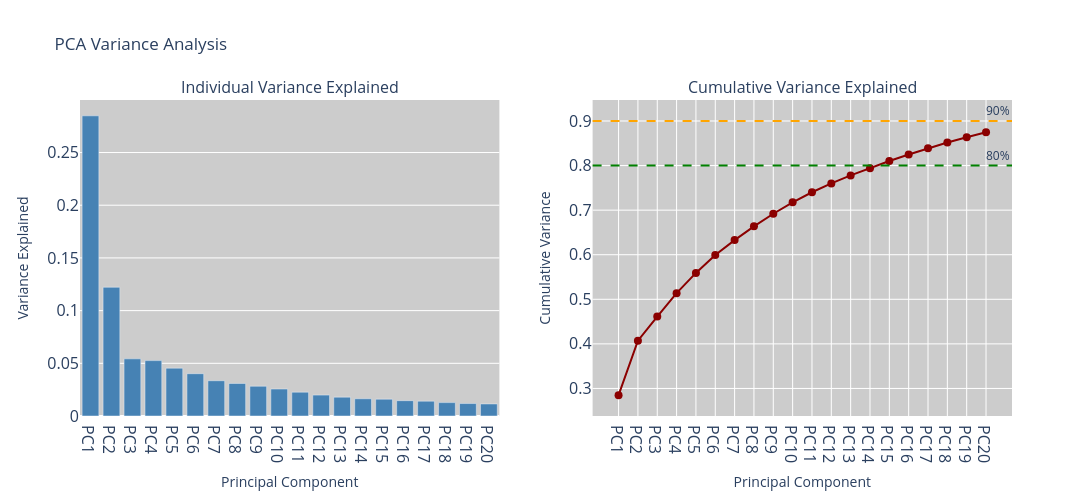

The notebook cell saved with this chart:
### Code cell
## [Option] Interactive scree plot
pca = pca_full

variance_df = pd.DataFrame({
    'Component': [f'PC{i+1}' for i in range(len(pca.explained_variance_ratio_))],
    'Variance Explained': pca.explained_variance_ratio_,
    'Cumulative Variance': np.cumsum(pca.explained_variance_ratio_)
})

fig = make_subplots(rows=1, cols=2, subplot_titles=('Individual Variance Explained', 'Cumulative Variance Explained'))

# Bar chart
fig.add_trace(
    go.Bar(x=variance_df['Component'][:20],  # First 20
           y=variance_df['Variance Explained'][:20],
           marker_color='steelblue',
           hovertemplate='%{x}<br>Variance: %{y:.4f}<extra></extra>'),
           row=1, col=1
           )

# Line chart
fig.add_trace(
    go.Scatter(x=variance_df['Component'][:20],
               y=variance_df['Cumulative Variance'][:20],
               mode='lines+markers',
               marker=dict(size=8, color='darkred'),
               line=dict(width=2, color='darkred'),
               hovertemplate='%{x}<br>Cumulative: %{y:.4f}<extra></extra>'),
               row=1, col=2
               )

# Add 80% and 90% reference lines
fig.add_hline(y=0.8, line_dash="dash", line_color="green", 
              annotation_text="80%", row=1, col=2)
fig.add_hline(y=0.9, line_dash="dash", line_color="orange", 
              annotation_text="90%", row=1, col=2)

fig.update_xaxes(title_text="Principal Component", row=1, col=1)
fig.update_xaxes(title_text="Principal Component", row=1, col=2)
fig.update_yaxes(title_text="Variance Explained", row=1, col=1)
fig.update_yaxes(title_text="Cumulative Variance", row=1, col=2)

fig.update_layout(
    height=500,
    width=1200,
    title_text="PCA Variance Analysis",
    showlegend=False,
    plot_bgcolor='#cccccc'  # Change plot background color'
)
fig.update_xaxes(tickfont=dict(size=16))
fig.update_yaxes(tickfont=dict(size=16))

fig.show()

## >> save as html and png for sharing 
fig.write_html(f"{HTML_PATH}/pca_variance_explained_test10.html")
fig.write_image(f"{FIG_PATH}/pca_variance_explained_test10.png", 
               width=1200, height=500,      
               scale=3          # Scale factor (like DPI multiplier)
               )

# allow to open automatically in the default browser
# import webbrowser
webbrowser.open(f"{HTML_PATH}/PCA Variance Plot_test10.html")

### Figure 1 — Plotly figure (JSON) as saved in the notebook; plotly's stock layout.template omitted (floating-point values rounded to 4 significant figures)
{"data": [{"hovertemplate": "%{x}<br>Variance: %{y:.4f}<extra></extra>", "marker": {"color": "steelblue"}, "type": "bar", "x": ["PC1", "PC2", "PC3", "PC4", "PC5", "PC6", "PC7", "PC8", "PC9", "PC10", "PC11", "PC12", "PC13", "PC14", "PC15", "PC16", "PC17", "PC18", "PC19", "PC20"], "xaxis": "x", "y": [0.2848, 0.1222, 0.05424, 0.05255, 0.0454, 0.04014, 0.03348, 0.03089, 0.02825, 0.02559, 0.02263, 0.01983, 0.0179, 0.01636, 0.01598, 0.01455, 0.01409, 0.01271, 0.0118, 0.01145], "yaxis": "y"}, {"hovertemplate": "%{x}<br>Cumulative: %{y:.4f}<extra></extra>", "line": {"color": "darkred", "width": 2}, "marker": {"color": "darkred", "size": 8}, "mode": "lines+markers", "type": "scatter", "x": ["PC1", "PC2", "PC3", "PC4", "PC5", "PC6", "PC7", "PC8", "PC9", "PC10", "PC11", "PC12", "PC13", "PC14", "PC15", "PC16", "PC17", "PC18", "PC19", "PC20"], "xaxis": "x2", "y": [0.2848, 0.407, 0.4613, 0.5138, 0.5592, 0.5993, 0.6328, 0.6637, 0.692, 0.7175, 0.7402, 0.76, 0.7779, 0.7943, 0.8102, 0.8248, 0.8389, 0.8516, 0.8634, 0.8748], "yaxis": "y2"}], "layout": {"annotations": [{"font": {"size": 16}, "showarrow": false, "text": "Individual Variance Explained", "x": 0.225, "xanchor": "center", "xref": "paper", "y": 1, "yanchor": "bottom", "yref": "paper"}, {"font": {"size": 16}, "showarrow": false, "text": "Cumulative Variance Explained", "x": 0.775, "xanchor": "center", "xref": "paper", "y": 1, "yanchor": "bottom", "yref": "paper"}, {"showarrow": false, "text": "80%", "x": 1, "xanchor": "right", "xref": "x2 domain", "y": 0.8, "yanchor": "bottom", "yref": "y2"}, {"showarrow": false, "text": "90%", "x": 1, "xanchor": "right", "xref": "x2 domain", "y": 0.9, "yanchor": "bottom", "yref": "y2"}], "height": 500, "plot_bgcolor": "#cccccc", "shapes": [{"line": {"color": "green", "dash": "dash"}, "type": "line", "x0": 0, "x1": 1, "xref": "x2 domain", "y0": 0.8, "y1": 0.8, "yref": "y2"}, {"line": {"color": "orange", "dash": "dash"}, "type": "line", "x0": 0, "x1": 1, "xref": "x2 domain", "y0": 0.9, "y1": 0.9, "yref": "y2"}], "showlegend": false, "title": {"text": "PCA Variance Analysis"}, "width": 1200, "xaxis": {"anchor": "y", "domain": [0, 0.45], "tickfont": {"size": 16}, "title": {"text": "Principal Component"}}, "xaxis2": {"anchor": "y2", "domain": [0.55, 1], "tickfont": {"size": 16}, "title": {"text": "Principal Component"}}, "yaxis": {"anchor": "x", "domain": [0, 1], "tickfont": {"size": 16}, "title": {"text": "Variance Explained"}}, "yaxis2": {"anchor": "x2", "domain": [0, 1], "tickfont": {"size": 16}, "title": {"text": "Cumulative Variance"}}}}
